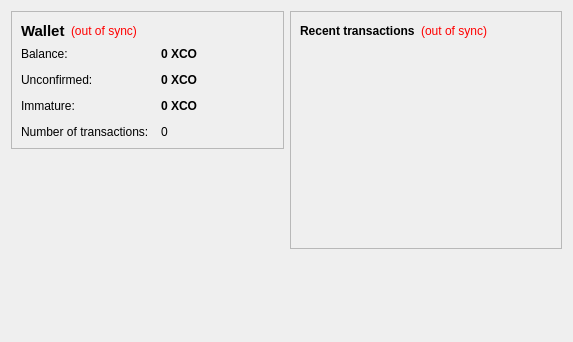
<?xml version="1.0" encoding="UTF-8"?>
<ui version="4.0">
 <class>OverviewPage</class>
 <widget class="QWidget" name="OverviewPage">
  <property name="geometry">
   <rect>
    <x>0</x>
    <y>0</y>
    <width>573</width>
    <height>342</height>
   </rect>
  </property>
  <property name="windowTitle">
   <string>Form</string>
  </property>
  <layout class="QHBoxLayout" name="horizontalLayout" stretch="1,1">
   <item>
    <layout class="QVBoxLayout" name="verticalLayout_2">
     <item>
      <widget class="QFrame" name="frame">
       <property name="frameShape">
        <enum>QFrame::StyledPanel</enum>
       </property>
       <property name="frameShadow">
        <enum>QFrame::Raised</enum>
       </property>
       <layout class="QVBoxLayout" name="verticalLayout_4">
        <item>
         <layout class="QHBoxLayout" name="horizontalLayout_4">
          <item>
           <widget class="QLabel" name="label_5">
            <property name="font">
             <font>
              <pointsize>11</pointsize>
              <weight>75</weight>
              <bold>true</bold>
             </font>
            </property>
            <property name="text">
             <string>Wallet</string>
            </property>
           </widget>
          </item>
          <item>
           <widget class="QLabel" name="labelWalletStatus">
            <property name="toolTip">
             <string>The displayed information may be out of date. Your wallet automatically synchronizes with the XCoin network after a connection is established, but this process has not completed yet.</string>
            </property>
            <property name="styleSheet">
             <string notr="true">QLabel { color: red; }</string>
            </property>
            <property name="text">
             <string notr="true">(out of sync)</string>
            </property>
            <property name="alignment">
             <set>Qt::AlignLeading|Qt::AlignLeft|Qt::AlignVCenter</set>
            </property>
           </widget>
          </item>
          <item>
           <spacer name="horizontalSpacer_2">
            <property name="orientation">
             <enum>Qt::Horizontal</enum>
            </property>
            <property name="sizeHint" stdset="0">
             <size>
              <width>40</width>
              <height>20</height>
             </size>
            </property>
           </spacer>
          </item>
         </layout>
        </item>
        <item>
         <layout class="QFormLayout" name="formLayout_2">
          <property name="fieldGrowthPolicy">
           <enum>QFormLayout::AllNonFixedFieldsGrow</enum>
          </property>
          <property name="horizontalSpacing">
           <number>12</number>
          </property>
          <property name="verticalSpacing">
           <number>12</number>
          </property>
          <item row="0" column="0">
           <widget class="QLabel" name="label">
            <property name="text">
             <string>Balance:</string>
            </property>
           </widget>
          </item>
          <item row="0" column="1">
           <widget class="QLabel" name="labelBalance">
            <property name="font">
             <font>
              <weight>75</weight>
              <bold>true</bold>
             </font>
            </property>
            <property name="cursor">
             <cursorShape>IBeamCursor</cursorShape>
            </property>
            <property name="toolTip">
             <string>Your current balance</string>
            </property>
            <property name="text">
             <string notr="true">0 XCO</string>
            </property>
            <property name="textInteractionFlags">
             <set>Qt::LinksAccessibleByMouse|Qt::TextSelectableByKeyboard|Qt::TextSelectableByMouse</set>
            </property>
           </widget>
          </item>
          <item row="1" column="0">
           <widget class="QLabel" name="label_3">
            <property name="text">
             <string>Unconfirmed:</string>
            </property>
           </widget>
          </item>
          <item row="1" column="1">
           <widget class="QLabel" name="labelUnconfirmed">
            <property name="font">
             <font>
              <weight>75</weight>
              <bold>true</bold>
             </font>
            </property>
            <property name="cursor">
             <cursorShape>IBeamCursor</cursorShape>
            </property>
            <property name="toolTip">
             <string>Total of transactions that have yet to be confirmed, and do not yet count toward the current balance</string>
            </property>
            <property name="text">
             <string notr="true">0 XCO</string>
            </property>
            <property name="textInteractionFlags">
             <set>Qt::LinksAccessibleByMouse|Qt::TextSelectableByKeyboard|Qt::TextSelectableByMouse</set>
            </property>
           </widget>
          </item>
          <item row="3" column="0">
           <widget class="QLabel" name="label_2">
            <property name="text">
             <string>Number of transactions:</string>
            </property>
           </widget>
          </item>
          <item row="3" column="1">
           <widget class="QLabel" name="labelNumTransactions">
            <property name="toolTip">
             <string>Total number of transactions in wallet</string>
            </property>
            <property name="text">
             <string notr="true">0</string>
            </property>
           </widget>
          </item>
          <item row="2" column="0">
           <widget class="QLabel" name="labelImmatureText">
            <property name="text">
             <string>Immature:</string>
            </property>
           </widget>
          </item>
          <item row="2" column="1">
           <widget class="QLabel" name="labelImmature">
            <property name="font">
             <font>
              <weight>75</weight>
              <bold>true</bold>
             </font>
            </property>
            <property name="toolTip">
             <string>Mined balance that has not yet matured</string>
            </property>
            <property name="text">
             <string notr="true">0 XCO</string>
            </property>
            <property name="textInteractionFlags">
             <set>Qt::LinksAccessibleByMouse|Qt::TextSelectableByKeyboard|Qt::TextSelectableByMouse</set>
            </property>
           </widget>
          </item>
         </layout>
        </item>
       </layout>
      </widget>
     </item>
     <item>
      <spacer name="verticalSpacer">
       <property name="orientation">
        <enum>Qt::Vertical</enum>
       </property>
       <property name="sizeHint" stdset="0">
        <size>
         <width>20</width>
         <height>40</height>
        </size>
       </property>
      </spacer>
     </item>
    </layout>
   </item>
   <item>
    <layout class="QVBoxLayout" name="verticalLayout_3">
     <item>
      <widget class="QFrame" name="frame_2">
       <property name="frameShape">
        <enum>QFrame::StyledPanel</enum>
       </property>
       <property name="frameShadow">
        <enum>QFrame::Raised</enum>
       </property>
       <layout class="QVBoxLayout" name="verticalLayout">
        <item>
         <layout class="QHBoxLayout" name="horizontalLayout_2">
          <item>
           <widget class="QLabel" name="label_4">
            <property name="text">
             <string>&lt;b&gt;Recent transactions&lt;/b&gt;</string>
            </property>
           </widget>
          </item>
          <item>
           <widget class="QLabel" name="labelTransactionsStatus">
            <property name="toolTip">
             <string>The displayed information may be out of date. Your wallet automatically synchronizes with the XCoin network after a connection is established, but this process has not completed yet.</string>
            </property>
            <property name="styleSheet">
             <string notr="true">QLabel { color: red; }</string>
            </property>
            <property name="text">
             <string notr="true">(out of sync)</string>
            </property>
            <property name="alignment">
             <set>Qt::AlignRight|Qt::AlignTrailing|Qt::AlignVCenter</set>
            </property>
           </widget>
          </item>
          <item>
           <spacer name="horizontalSpacer">
            <property name="orientation">
             <enum>Qt::Horizontal</enum>
            </property>
            <property name="sizeHint" stdset="0">
             <size>
              <width>40</width>
              <height>20</height>
             </size>
            </property>
           </spacer>
          </item>
         </layout>
        </item>
        <item>
         <widget class="QListView" name="listTransactions">
          <property name="styleSheet">
           <string notr="true">QListView { background: transparent; }</string>
          </property>
          <property name="frameShape">
           <enum>QFrame::NoFrame</enum>
          </property>
          <property name="verticalScrollBarPolicy">
           <enum>Qt::ScrollBarAlwaysOff</enum>
          </property>
          <property name="horizontalScrollBarPolicy">
           <enum>Qt::ScrollBarAlwaysOff</enum>
          </property>
          <property name="selectionMode">
           <enum>QAbstractItemView::NoSelection</enum>
          </property>
         </widget>
        </item>
       </layout>
      </widget>
     </item>
     <item>
      <spacer name="verticalSpacer_2">
       <property name="orientation">
        <enum>Qt::Vertical</enum>
       </property>
       <property name="sizeHint" stdset="0">
        <size>
         <width>20</width>
         <height>40</height>
        </size>
       </property>
      </spacer>
     </item>
    </layout>
   </item>
  </layout>
 </widget>
 <resources/>
 <connections/>
</ui>
